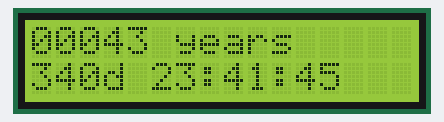
Simulated run of this sketch. Board: Arduino Uno, built with avr-gcc and run on an emulated ATmega328P. Shown: 16×2 character LCD. EEPROM starts erased.

Above: at 0.1 s.
At 4.2 s:
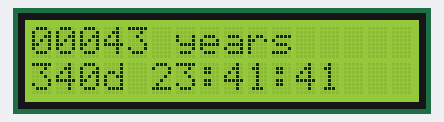
At 9.2 s:
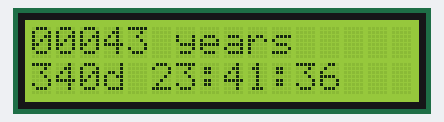
At 19.3 s:
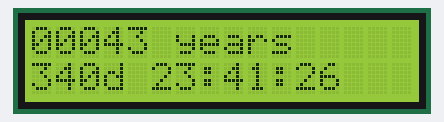
At 28.4 s:
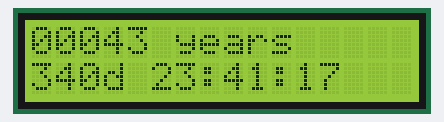
At 38.5 s:
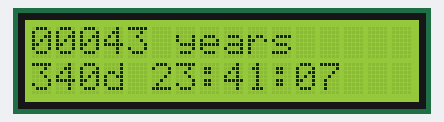

Measured:
- what the display in image 1 shows lasts 1.0 s, from 4.1 s to 5.1 s

The sketch:

death_clock.ino
```cpp
#include <LiquidCrystal.h>
#include <TimeLib.h>
#include <EEPROM.h>
#include <math.h>


// THESE TWO CONSTANTS NEED TO BE SET
#define CURRENT_EPOCH_TIME_SECONDS      1510359495    // IMPORTANT: update this number to the current epoch time, each time the board is restarted.
#define FINAL_EPOCH_TIME_SECONDS        2895868800    // this is the expected epoch time of your life expectancy


// Hardware Consts
#define eeprom_addr 0
LiquidCrystal lcd(12, 11, 5, 4, 3, 2);


// Arduino Required Fns

void setup()
{
  lcd.begin(16, 2);
  setTimeLibNow();
}

void loop()
{
  long current_epoch_time = now();
  long diff = FINAL_EPOCH_TIME_SECONDS - current_epoch_time;

  printToLcd(0, formatLong(years(diff), 5) + " years");
  printToLcd(1, printFormat(days(diff), hours(diff), minutes(diff), seconds(diff)));

  // Twice a day, update EEPROM value & clear LCD
  long timeSincelastPut = current_epoch_time - EepromGet();
  long secondsInTwelveHours = 43200L;
  if ( timeSincelastPut >= secondsInTwelveHours )
  { // EEPROM has limited lifetime write/erase cycles. At rate of write/12hr, it should last ~137 years.
    EepromPut( current_epoch_time );
    clearLcd();
  }

  delay(1000);
}


// LCD Helpers

void printToLcd(int row, String s)
{
  lcd.setCursor(0, row);
  lcd.print( s + "  " );
}

void clearLcd()
{   // turn it off & on again
    lcd.noDisplay();
    lcd.display();
}


// EEPROM Helpers

long eepromValueCache = 0;    // EEPROM reads can be slow, so use a local memory cache.

long EepromGet()
{
  if ( eepromValueCache > 0 )   { return eepromValueCache; }

  long t;
  EEPROM.get( eeprom_addr, t );
  eepromValueCache = t;
  return t;
}

void EepromPut(long t)
{ // ATmega's EEPROM has a lifetime of 100k write/erase cycles. Try to use this sparingly.
  EEPROM.put( eeprom_addr, t );
  eepromValueCache = t;
}


// Time Helpers

void setTimeLibNow()
{ // TimeLib.setTime(long) required by TimeLib.now()
  long stored_epoch_time = EepromGet();
  long t = CURRENT_EPOCH_TIME_SECONDS;
  if ( stored_epoch_time > t )  { t = stored_epoch_time; }
  setTime( t );
}

long seconds (long epoch_seconds)
{
  return epoch_seconds % 60;
}

long minutes (long epoch_seconds)
{
  return (epoch_seconds / 60) % 60;
}

long hours (long epoch_seconds)
{
  return (epoch_seconds / 60 / 60) % 24;
}

long days (long epoch_seconds)
{
  return (epoch_seconds / 60 / 60 / 24) % 365;
}

long years (long epoch_seconds)
{
  return epoch_seconds / 60 / 60 / 24 / 365;
}


// Print Format Helpers

String printFormat(long days, long hours, long minutes, long seconds)
{
  return formatLong(days, 3) + "d "
          + formatLong(hours, 2) + ":"
          + formatLong(minutes, 2) + ":"
          + formatLong(seconds, 2);
}

String formatLong(long n, int digitLen)     { return reduceFormatLong("", n, digitLen); }

String reduceFormatLong(String acc, long n, int digitLen)
{
  if (digitLen > 1)
  {
    long upperBound = pow(10, (digitLen - 1));
    if (n < upperBound) {
      return reduceFormatLong("0" + acc, n, (digitLen - 1));
    }
  }
  return acc + String(n);
}
```
